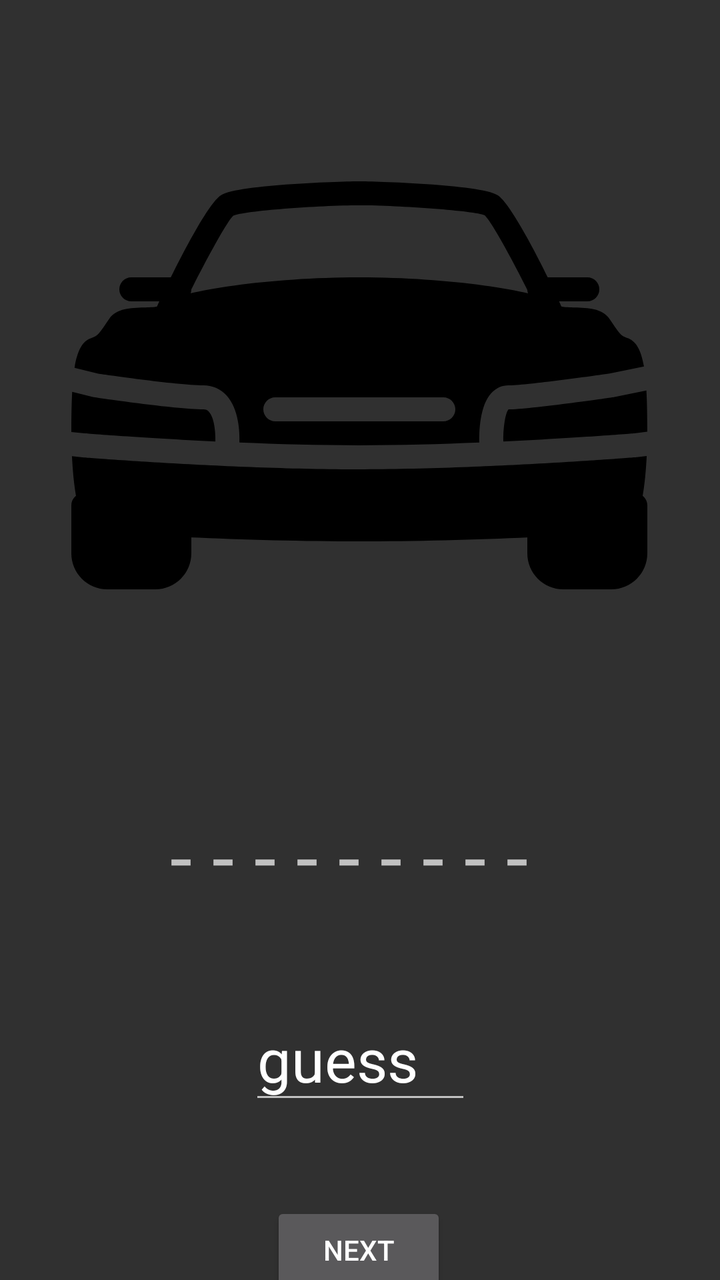
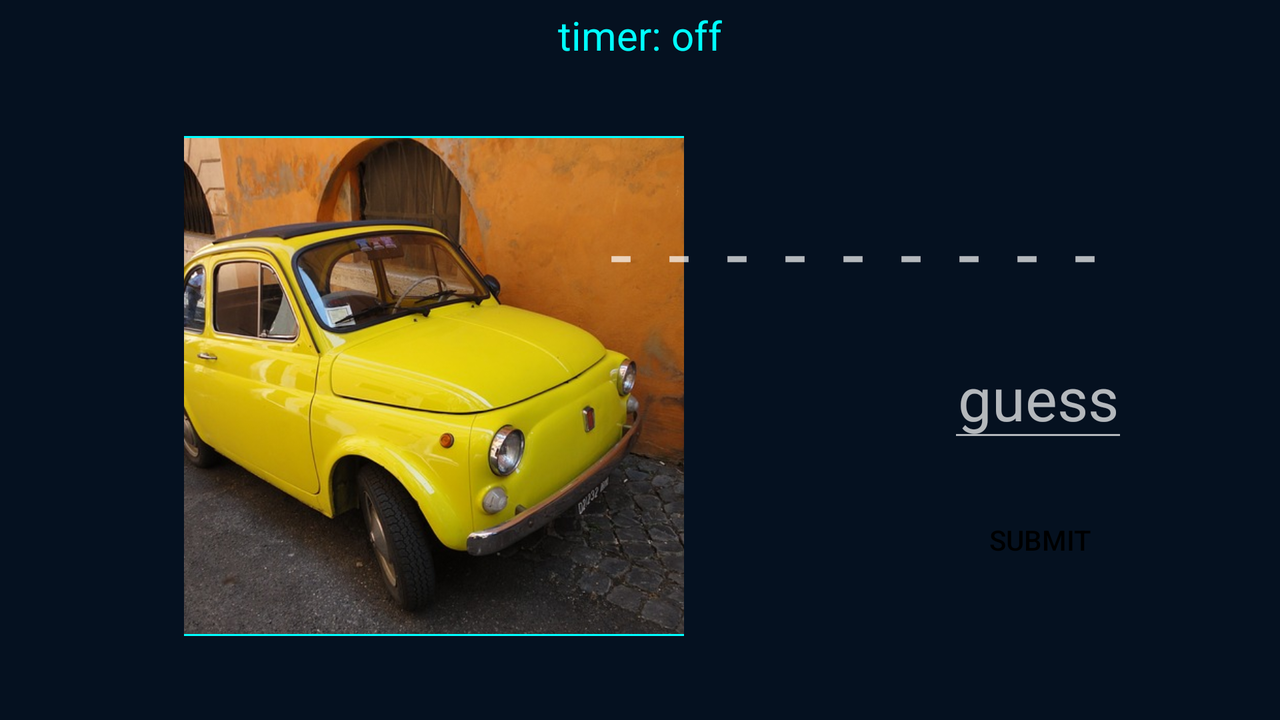

The same Android screen from two of the app's own layout files: first res/layout/ as a phone draws it, then the repository's variant for another configuration, drawn on a device whose configuration selects that folder. Both files follow.
<!-- AndroidManifest.xml: activity theme Theme.AppCompat.NoActionBar -->
<!-- res/layout/activity_hints.xml -->
<?xml version="1.0" encoding="utf-8"?>
<androidx.constraintlayout.widget.ConstraintLayout xmlns:android="http://schemas.android.com/apk/res/android"
    xmlns:app="http://schemas.android.com/apk/res-auto"
    xmlns:tools="http://schemas.android.com/tools"
    android:layout_width="match_parent"
    android:layout_height="match_parent"
    tools:context=".HintsActivity">

    <ImageView
        android:id="@+id/imageView2"
        android:layout_width="288dp"
        android:layout_height="297dp"
        android:layout_marginTop="44dp"
        app:layout_constraintEnd_toEndOf="parent"
        app:layout_constraintHorizontal_bias="0.495"
        app:layout_constraintStart_toStartOf="parent"
        app:layout_constraintTop_toTopOf="parent"
        app:srcCompat="@drawable/ic_car" />

    <TextView
        android:id="@+id/textView"
        android:layout_width="wrap_content"
        android:layout_height="54dp"
        android:layout_marginTop="60dp"
        android:text="- - - - - - - - - "
        android:textSize="40sp"
        app:layout_constraintEnd_toEndOf="parent"
        app:layout_constraintHorizontal_bias="0.498"
        app:layout_constraintStart_toStartOf="parent"
        app:layout_constraintTop_toBottomOf="@+id/imageView2" />

    <Button
        android:id="@+id/button2"
        android:layout_width="wrap_content"
        android:layout_height="wrap_content"
        android:layout_marginTop="44dp"
        android:text="NEXT"
        app:layout_constraintEnd_toEndOf="parent"
        app:layout_constraintHorizontal_bias="0.498"
        app:layout_constraintStart_toStartOf="parent"
        app:layout_constraintTop_toBottomOf="@+id/editTextTextPersonName" />

    <EditText
        android:id="@+id/editTextTextPersonName"
        android:layout_width="111dp"
        android:layout_height="58dp"
        android:layout_marginTop="44dp"
        android:ems="10"
        android:inputType="textPersonName"
        android:text="guess"
        android:textSize="30sp"
        app:layout_constraintEnd_toEndOf="parent"
        app:layout_constraintStart_toStartOf="parent"
        app:layout_constraintTop_toBottomOf="@+id/textView" />
</androidx.constraintlayout.widget.ConstraintLayout>
<!-- resources referenced by this layout -->
<resources>
  <!-- drawable ic_car: vector/xml drawable (drawable, 3928 chars, omitted) -->
</resources>
<!-- res/layout-land/activity_hints.xml (the repository's variant of the layout above) -->
<!-- drawn on the phone turned sideways -->
<?xml version="1.0" encoding="utf-8"?>
<androidx.constraintlayout.widget.ConstraintLayout xmlns:android="http://schemas.android.com/apk/res/android"
    xmlns:app="http://schemas.android.com/apk/res-auto"
    xmlns:tools="http://schemas.android.com/tools"
    android:layout_width="match_parent"
    android:layout_height="match_parent"
    android:background="@color/identificarBackgroundBlue"
    tools:context=".HintsActivity">

    <TextView
        android:id="@+id/correctTextViewHints"
        android:layout_width="wrap_content"
        android:layout_height="wrap_content"
        android:layout_marginStart="32dp"
        android:layout_marginLeft="32dp"
        android:outlineAmbientShadowColor="#FFFFFF"
        android:textColor="@color/black"
        android:textSize="30sp"
        android:textStyle="bold|italic"
        app:layout_constraintBottom_toTopOf="@+id/imgHintsView"
        app:layout_constraintStart_toStartOf="parent"
        app:layout_constraintTop_toTopOf="parent"
        app:layout_constraintVertical_bias="0.569" />

    <TextView
        android:id="@+id/resultTextViewHints"
        android:layout_width="wrap_content"
        android:layout_height="wrap_content"
        android:layout_marginEnd="32dp"
        android:layout_marginRight="32dp"
        android:outlineAmbientShadowColor="#FFFFFF"
        android:textSize="30sp"
        android:textStyle="bold|italic"
        app:layout_constraintBottom_toTopOf="@+id/imgHintsView"
        app:layout_constraintEnd_toEndOf="parent"
        app:layout_constraintTop_toTopOf="parent"
        app:layout_constraintVertical_bias="0.569" />

    <ImageView
        android:id="@+id/imgHintsView"
        android:layout_width="250dp"
        android:layout_height="250dp"
        android:layout_marginStart="92dp"
        android:layout_marginLeft="92dp"
        android:layout_marginTop="68dp"
        android:background="@drawable/identificar_imageview"
        android:foregroundGravity="center"
        android:scaleType="centerCrop"
        app:layout_constraintStart_toStartOf="parent"
        app:layout_constraintTop_toTopOf="parent"
        app:srcCompat="@drawable/fiat" />

    <TextView
        android:id="@+id/correctGuessTextView"
        android:layout_width="wrap_content"
        android:layout_height="54dp"
        android:layout_marginTop="68dp"
        android:layout_marginEnd="76dp"
        android:layout_marginRight="76dp"
        android:gravity="center"
        android:letterSpacing="0.1"
        android:text="- - - - - - - - - "
        android:textSize="40sp"
        app:layout_constraintEnd_toEndOf="parent"
        app:layout_constraintTop_toBottomOf="@+id/textTimerHints" />

    <Button
        android:id="@+id/btnHintsSubmit"
        android:layout_width="wrap_content"
        android:layout_height="wrap_content"
        android:layout_marginTop="20dp"
        android:layout_marginEnd="76dp"
        android:layout_marginRight="76dp"
        android:background="@drawable/identificar_button"
        android:backgroundTint="@color/identificarPrimary"
        android:onClick="onSubmitClicked"
        android:text="@string/btn_submit"
        android:textColor="@color/black"
        app:layout_constraintEnd_toEndOf="parent"
        app:layout_constraintTop_toBottomOf="@+id/editTextGuessHints" />

    <EditText
        android:id="@+id/editTextGuessHints"
        android:layout_width="90dp"
        android:layout_height="57dp"
        android:layout_marginTop="16dp"
        android:layout_marginEnd="76dp"
        android:layout_marginRight="76dp"
        android:ems="10"
        android:gravity="center_horizontal"
        android:hint="guess"
        android:imeOptions="actionDone"
        android:inputType="textPersonName"
        android:maxLength="1"
        android:textSize="30sp"
        app:layout_constraintEnd_toEndOf="parent"
        app:layout_constraintTop_toBottomOf="@+id/correctGuessTextView" />

    <TextView
        android:id="@+id/textTimerHints"
        android:layout_width="wrap_content"
        android:layout_height="wrap_content"
        android:layout_marginTop="4dp"
        android:text="timer: off"
        android:textColor="@color/identificarPrimary"
        android:textSize="20sp"
        app:layout_constraintEnd_toEndOf="parent"
        app:layout_constraintStart_toStartOf="parent"
        app:layout_constraintTop_toTopOf="parent" />

</androidx.constraintlayout.widget.ConstraintLayout>
<!-- resources referenced by the variant -->
<!-- as the phone turned sideways resolves them -->
<resources>
  <color name="black">#FF000000</color>
  <color name="identificarBackgroundBlue">#051120</color>
  <color name="identificarPrimary">#00FFFF</color>
  <!-- drawable fiat: jpg bitmap (drawable, 98759 bytes) -->
  <!-- drawable identificar_imageview (drawable) -->
  <?xml version="1.0" encoding="utf-8"?>
  <shape xmlns:android="http://schemas.android.com/apk/res/android" android:shape="rectangle">
      <stroke android:color="@color/identificarPrimary" android:width="10dp" />
      <corners android:radius="0dp"/>
  
      <padding android:left="1dp" android:top="1dp" android:right="1dp"
          android:bottom="1dp" />
  </shape>
  <string name="btn_submit">Submit</string>
</resources>
